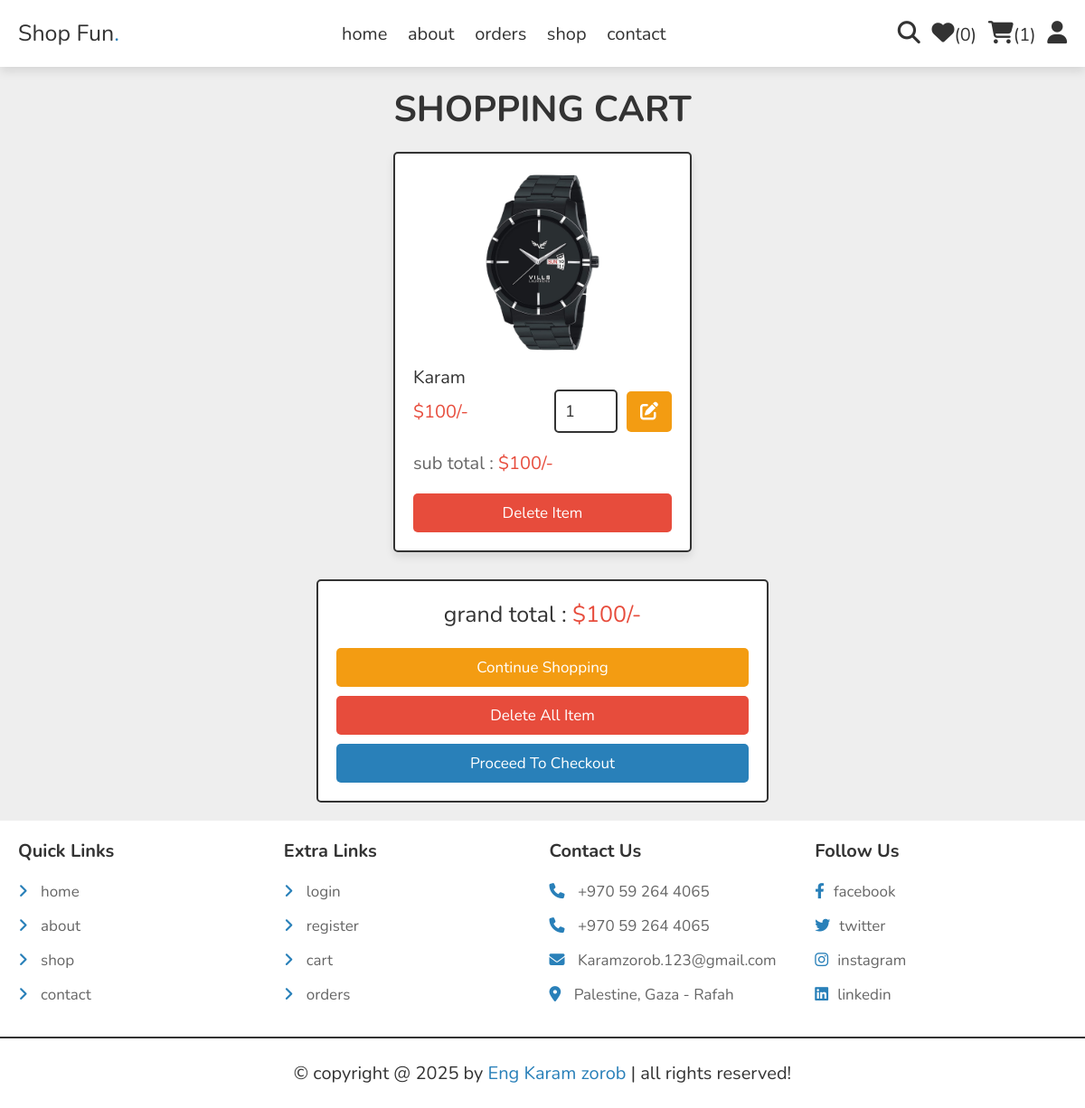
Screenshot of /cart.php (signed in) with the database file from the repository.
### tables this page shows
CREATE TABLE `cart` (
  `id` int(100) NOT NULL,
  `user_id` int(100) NOT NULL,
  `pid` int(100) NOT NULL,
  `name` varchar(100) NOT NULL,
  `price` int(10) NOT NULL,
  `quantity` int(10) NOT NULL,
  `image` varchar(100) NOT NULL
);

### cart.php (the view, shortened to what this page needs)
<?php
include 'components/connect.php';
if(isset($_SESSION['user_id'])){
   $user_id = $_SESSION['user_id'];
}else{
   $user_id = '';
   header('location:user_login.php');
};
?>
<!DOCTYPE html>
<html lang="en">
<head>
   <link rel="stylesheet" href="https://cdnjs.cloudflare.com/ajax/libs/font-awesome/6.1.1/css/all.min.css">
   <link rel="stylesheet" href="css/style.css">
</head>
<body>
<?php include 'components/user_header.php'; ?>
<section class="products shopping-cart">
   <h3 class="heading">shopping cart</h3>
   <div class="box-container">
   <?php
      $grand_total = 0;
      $select_cart = $conn->prepare("SELECT * FROM `cart` WHERE user_id = ?");
      $select_cart->execute([$user_id]);
      if($select_cart->rowCount() > 0){
         while($fetch_cart = $select_cart->fetch(PDO::FETCH_ASSOC)){
   ?>
   <form action="" method="post" class="box">
      <img src="uploaded_img/<?= $fetch_cart['image']; ?>" alt="">
      <div class="name"><?= $fetch_cart['name']; ?></div>
      <div class="flex">
         <div class="price">$<?= $fetch_cart['price']; ?>/-</div>
         <input type="number" name="qty" class="qty" min="1" max="99" onkeypress="if(this.value.length == 2) return false;" value="<?= $fetch_cart['quantity']; ?>">
         <button type="submit" class="fas fa-edit" name="update_qty"></button>
      </div>
      <div class="sub-total"> sub total : <span>$<?= $sub_total = ($fetch_cart['price'] * $fetch_cart['quantity']); ?>/-</span> </div>
      <input type="submit" value="delete item" onclick="return confirm('delete this from cart?');" class="delete-btn" name="delete">
   </form>
   <?php
   $grand_total += $sub_total;
      }
   }else{
      echo '<p class="empty">your cart is empty</p>';
   }
   ?>
   </div>
   <div class="cart-total">
      <p>grand total : <span>$<?= $grand_total; ?>/-</span></p>
      <a href="shop.php" class="option-btn">continue shopping</a>
      <a href="cart.php?delete_all" class="delete-btn <?= ($grand_total > 1)?'':'disabled'; ?>" onclick="return confirm('delete all from cart?');">delete all item</a>
      <a href="checkout.php" class="btn <?= ($grand_total > 1)?'':'disabled'; ?>">proceed to checkout</a>
   </div>
</section>
<?php include 'components/footer.php'; ?>
</body>
</html>

### css/style.css (style rules this page uses)
:root { --main-color:#2980b9; --orange:#f39c12; --red:#e74c3c; --black:#333; --white:#fff; --light-color:#666; --light-bg:#eee; --border:.2rem solid var(--black); --box-shadow:0 .5rem 1rem rgba(0,0,0,.1); }
* { font-family: 'Nunito', sans-serif; margin:0; padding:0; box-sizing: border-box; outline: none; border:none; text-decoration: none; }
html { font-size: 62.5%; overflow-x: hidden; }
body { background-color: var(--light-bg); }
section { padding:2rem; max-width: 1200px; margin:0 auto; }
.heading { font-size: 4rem; color:var(--black); margin-bottom: 2rem; text-align: center; text-transform: uppercase; }
.btn, .delete-btn, .option-btn { display: block; width: 100%; margin-top: 1rem; border-radius: .5rem; padding:1rem 3rem; font-size: 1.7rem; text-transform: capitalize; color:var(--white); cursor: pointer; text-align: center; }
.btn { background-color: var(--main-color); }
.option-btn { background-color: var(--orange); }
.delete-btn { background-color: var(--red); }
.products .box-container { display: grid; grid-template-columns: repeat(auto-fit, 33rem); gap:1.5rem; justify-content: center; align-items: flex-start; }
.products .box-container .box { position: relative; background-color: var(--white); box-shadow: var(--box-shadow); border-radius: .5rem; border:var(--border); padding:2rem; overflow: hidden; }
.products .box-container .box img { height: 20rem; width: 100%; object-fit: contain; margin-bottom: 1rem; }
.products .box-container .box .name { font-size: 2rem; color:var(--black); }
.products .box-container .box .flex { display: flex; align-items: center; gap:1rem; }
.products .box-container .box .flex .qty { width: 7rem; padding:1rem; border:var(--border); font-size: 1.8rem; color:var(--black); border-radius: .5rem; }
.products .box-container .box .flex .price { font-size: 2rem; color:var(--red); margin-right: auto; }
.shopping-cart .fa-edit { height: 4.5rem; border-radius: .5rem; background-color: var(--orange); width: 5rem; font-size: 2rem; color:var(--white); cursor: pointer; }
.shopping-cart .sub-total { margin:2rem 0; font-size: 2rem; color:var(--light-color); }
.shopping-cart .sub-total span { color:var(--red); }
.cart-total { max-width: 50rem; margin:0 auto; margin-top: 3rem; background-color: var(--white); border:var(--border); border-radius: .5rem;; padding:2rem; text-align: center; }
.cart-total p { font-size: 2.5rem; color:var(--black); margin-bottom: 2rem; }
.cart-total p span { color:var(--red); }

### rows the page displays
cart: image (picture), name "Karam", price "100", qty "1"

### other values shown
$total_wishlist_counts "0"
$total_cart_counts "1"
$grand_total "100"
